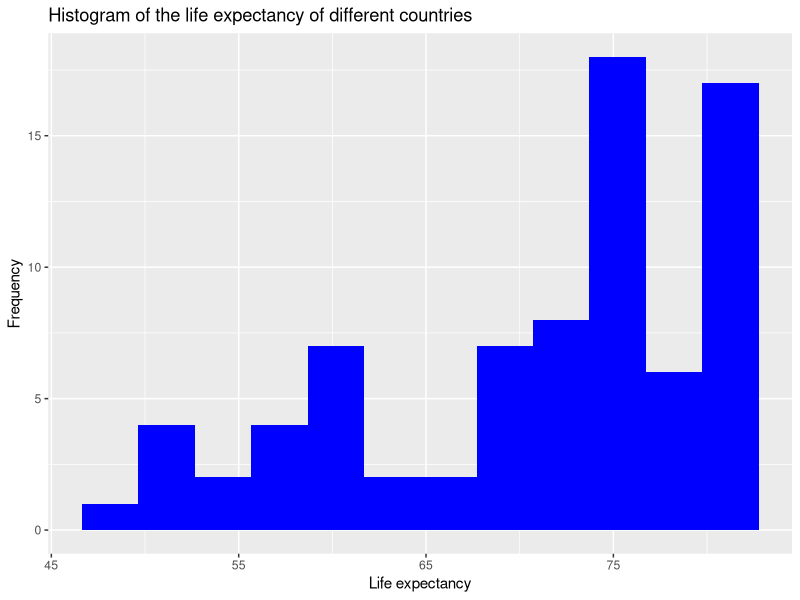
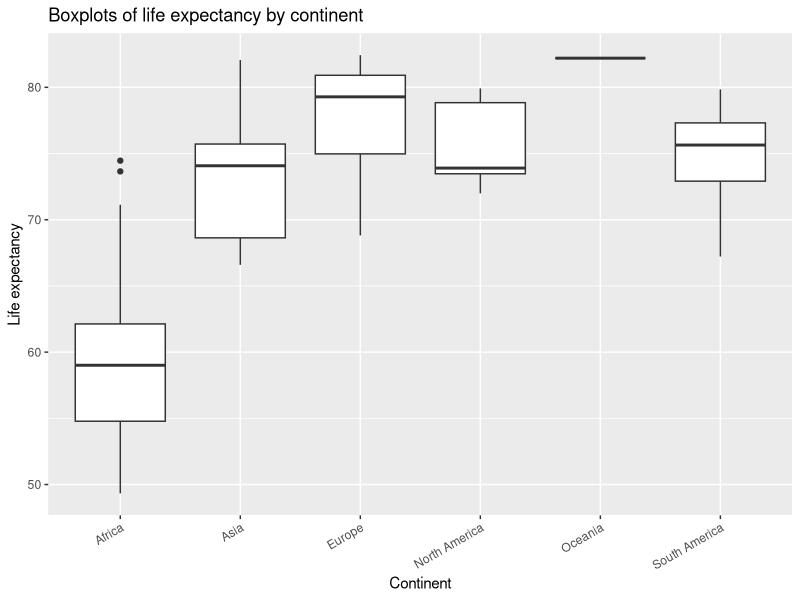
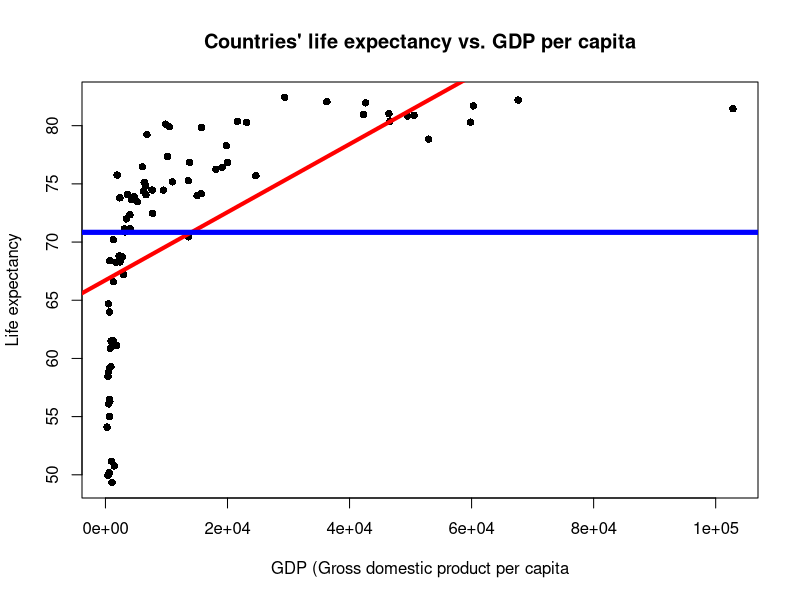
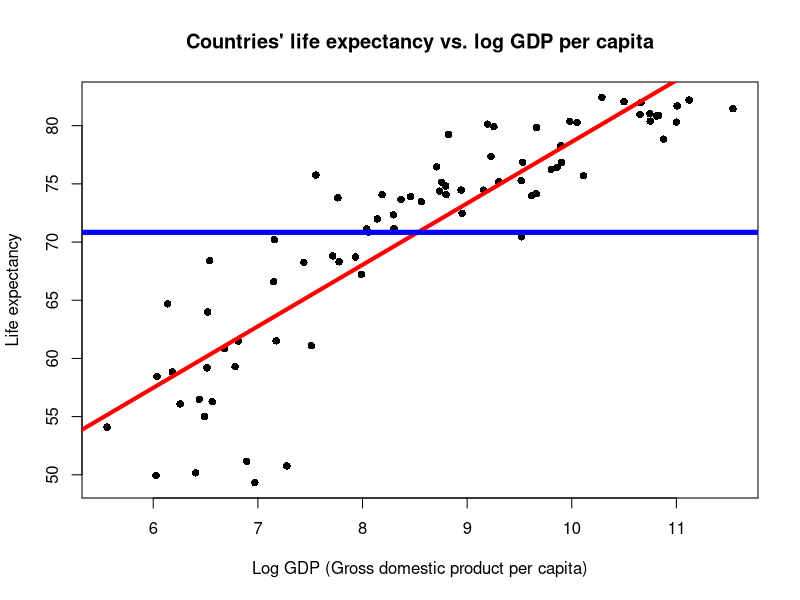
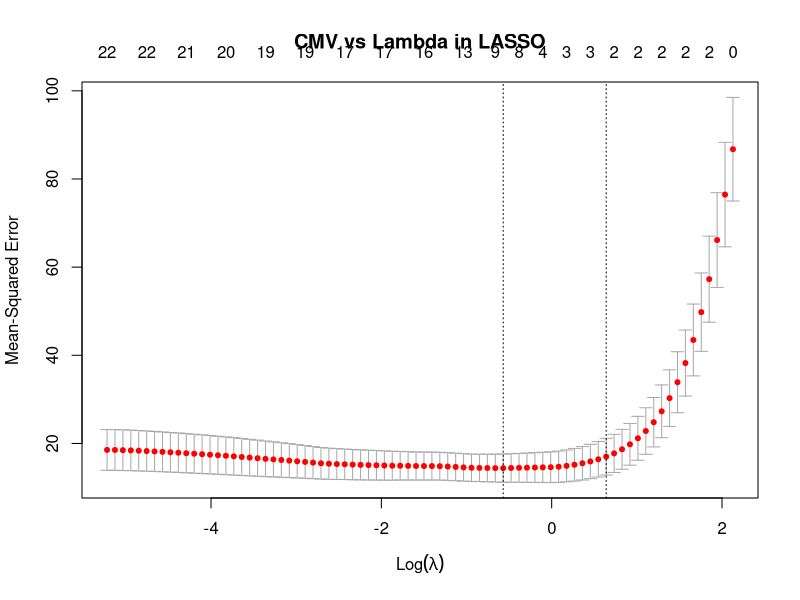

Write R code to recreate these figures, in order. (Note: this script raises an error after producing the figures.)
## ---- chunk 1
knitr::opts_chunk$set(echo = TRUE)
library(dplyr)
library(leaps)
library(car)
library(glmnet)
library(tidyverse)
library(ggplot2)
library(magrittr)
library(GGally)
## ---- chunk 2
# put data in the same folder where this .rmd file is.
data.all <- read.csv("LifeExpectancy_exam.csv", header = T)
names(data.all)
dim(data.all) # 1779 observations by  21 variables
# data2013 is a subset only about 2013
data2013 <- data.all[data.all$Year==2013, ] # extracting only 2013 data
data2013 <- data2013[, -4] # take "Year" out
names(data2013)
## ---- chunk 3
dim(data2013)
## ---- chunk 4
#names(data2013)
#data2013 %>% select(Country) %>% distinct() # get distinct values for state column
# head(data2013)(
#View(data2013)
#base R way
unique(data2013$Country)
## ---- chunk 5
sum(is.na(data2013))
# show how many NA values in each column
sapply(data2013, function(x) sum(is.na(x)))
## ---- chunk 6
summary(data2013)
## ---- chunk 7
ggplot(data2013) + geom_histogram(aes(x = LE), bins = 12, fill = "blue") +
  labs(title = "Histogram of the life expectancy of different countries", x = "Life expectancy", y = "Frequency")
## ---- chunk 8
summary(data2013$LE)
sd(data2013$LE)
## ---- chunk 9
data2013 %>% ggplot(aes(x = Continent, y = LE)) +
  geom_boxplot() +
  theme(axis.text.x = element_text(angle = 30, hjust = 1)) +
  labs(title = "Boxplots of life expectancy by continent", x = "Continent", y = "Life expectancy")
## ---- chunk 10

## ---- chunk 11
fit0 <- lm(LE~GDP, data = data2013)
## ---- chunk 12
plot(data2013$GDP, data2013$LE,
     pch = 16,
     xlab = "GDP (Gross domestic product per capita",
     ylab = "Life expectancy",
     main = "Countries' life expectancy vs. GDP per capita")
abline(fit0, col="red", lwd=4)
abline(h=mean(data2013$LE), lwd=5, col="blue")
## ---- chunk 13
summary(fit0)
Anova(fit0)
## ---- chunk 14
data2013.2 <-  data2013 %>% mutate(logGDP = log(GDP))
fit1 <- lm(LE~logGDP, data = data2013.2)
## ---- chunk 15
plot(data2013.2$logGDP, data2013.2$LE,
     pch = 16,
     xlab = "Log GDP (Gross domestic product per capita)",
     ylab = "Life expectancy",
     main = "Countries' life expectancy vs. log GDP per capita")
abline(fit1, col="red", lwd=4)
abline(h=mean(data2013.2$LE), lwd=5, col="blue")
## ---- chunk 16
summary(fit1)
Anova(fit1)
## ---- chunk 17
fit2 <- lm(LE~logGDP + Continent, data = data2013.2)
## ---- chunk 18
summary(fit2)
Anova(fit2)
## ---- chunk 19
unique(data2013.2$Continent)
levels(data2013.2$Continent)
## ---- chunk 20
set.seed(555)

names(data2013.2)
# extract y, Grad.rate
Y <- data2013.2$LE
X <- model.matrix(LE~. -Country -GDP, data = data2013.2)[, -1]
#colnames(X)
fit.lasso.cv <- cv.glmnet(X, Y, alpha = 1, nfolds = 10)
#fit.lasso.cv$lambda.1se # 2.284619

#fit_lasso <- cv.glmnet(x_col, y_col, family = "gaussian", alpha = 1)
plot(fit.lasso.cv, main = "CMV vs Lambda in LASSO")
## ---- chunk 21
fit.lasso.cv$lambda.min # 0.9011009
## ---- chunk 22
coef_1se <- coef(fit.lasso.cv, s = 'lambda.min')
nzcoef <- rownames(coef_1se)[which((coef_1se) != 0)]
nzcoef
lm.input <- as.formula(paste("LE", "~", paste(nzcoef[-1], collapse = "+"))) 
print("====== LASSO prediction equation ======")
lm.input
## ---- chunk 23
fit.lasso <-lm(lm.input, data = data2013.2)
#summary(fit.lasso)
Anova(fit.lasso)
## ---- chunk 24
fit.lasso.1 <- update(fit.lasso, .~. -Water)
summary(fit.lasso.1)
Anova(fit.lasso.1)
## ---- chunk 25
#<<<<<<<<<< RESIDUAL PLOT -- LINEARITY & HOMOSCEDASTICITY >>>>>>>>>
plot(fit.lasso.1$fitted.values, fit.lasso.1$residuals,
     pch = 16,
     main = "residual plot")
abline(h=0, lwd=4, col="red")
#<<<<<<<< QQNORM PLOT FOR NORMALITY >>>>>>>>>
qqnorm(fit.lasso.1$residuals)
qqline(fit.lasso.1$residuals, lwd = 4, col="blue")
## ---- chunk 26
Albania <- data2013.2[1,]
Albania$GDP <-  4414
Albania$Sanitation.fac <- 0
Albania$Unemployment <- 16.0
predict(fit.lasso.1, Albania, interval = 'prediction', se = FALSE)
